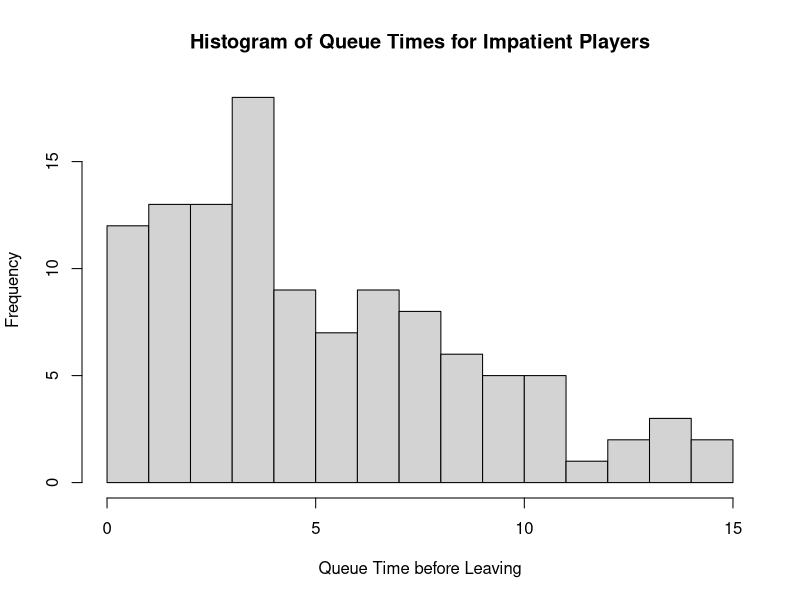
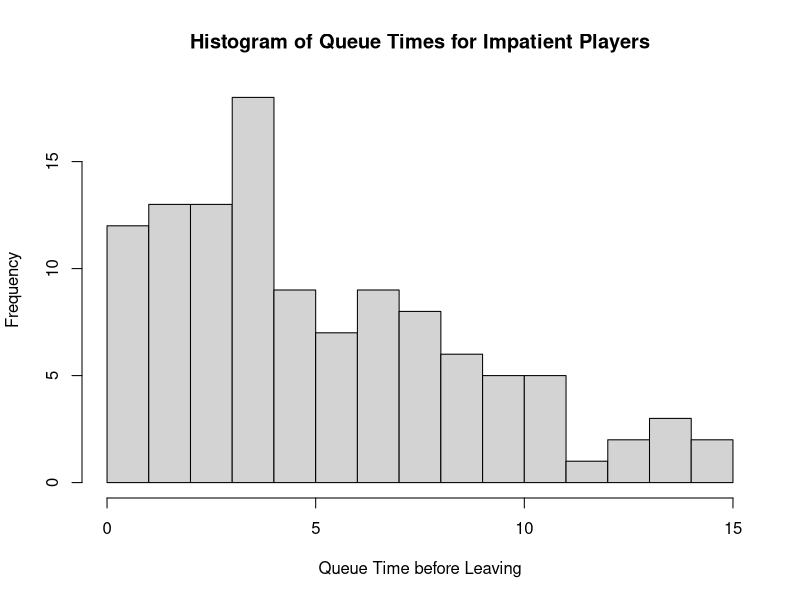

The R source for these figures, in order:
# Load the single-player dataset
single <- read.csv("SinglePlayer_Data.csv")

# Filter impatient players (Played == 0) and keep only those with abandonment times recorded
impatient <- subset(single, Played == 0 & !is.na(AbandonmentTime))

# Histogram of queue times before leaving
png("hist_queue_impatient.png", width = 800, height = 600)
hist(impatient$AbandonmentTime,
     breaks = 20,
     main   = "Histogram of Queue Times for Impatient Players",
     xlab   = "Queue Time before Leaving",
     ylab   = "Frequency",
     border = "black")
dev.off()

# Also print to RStudio plots window
hist(impatient$AbandonmentTime,
     breaks = 20,
     main   = "Histogram of Queue Times for Impatient Players",
     xlab   = "Queue Time before Leaving",
     ylab   = "Frequency",
     border = "black")

# Quick summary of queue times
summary(impatient$AbandonmentTime)
